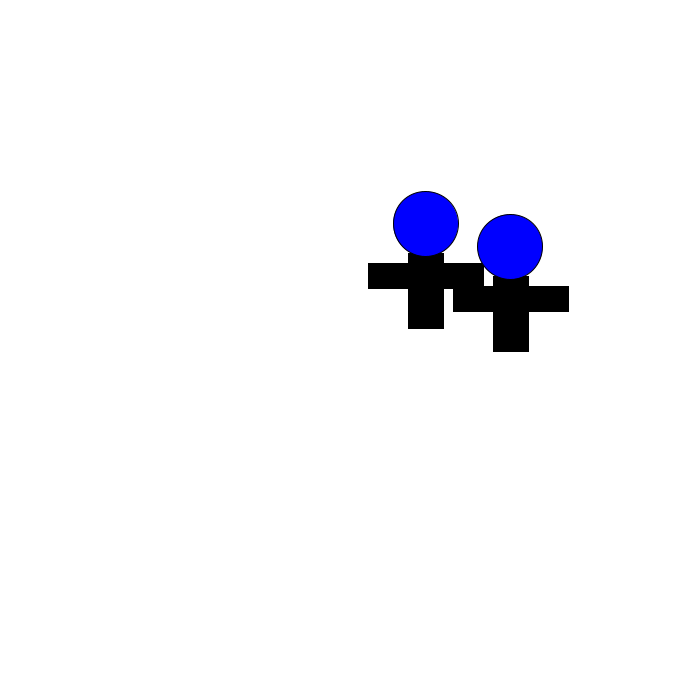
Frame 1 (no input)
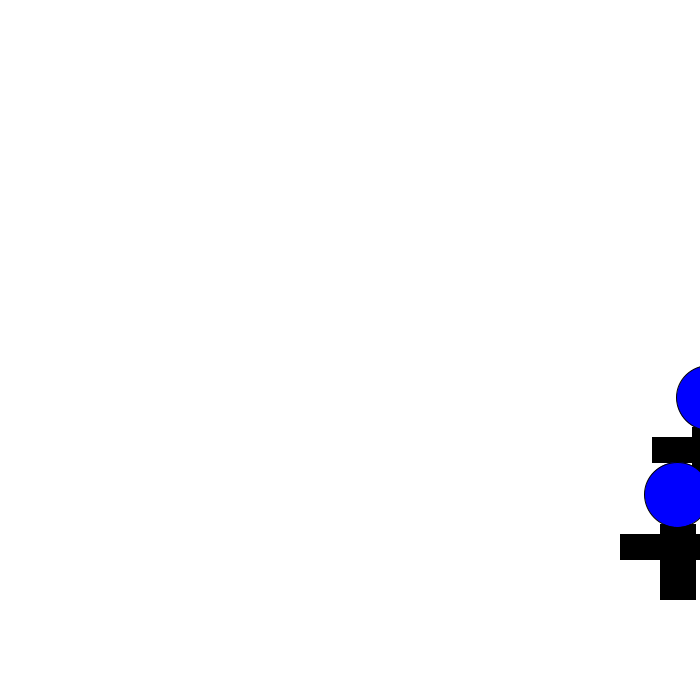
Frame 60 (the mouse pressed at the canvas centre just before this capture)
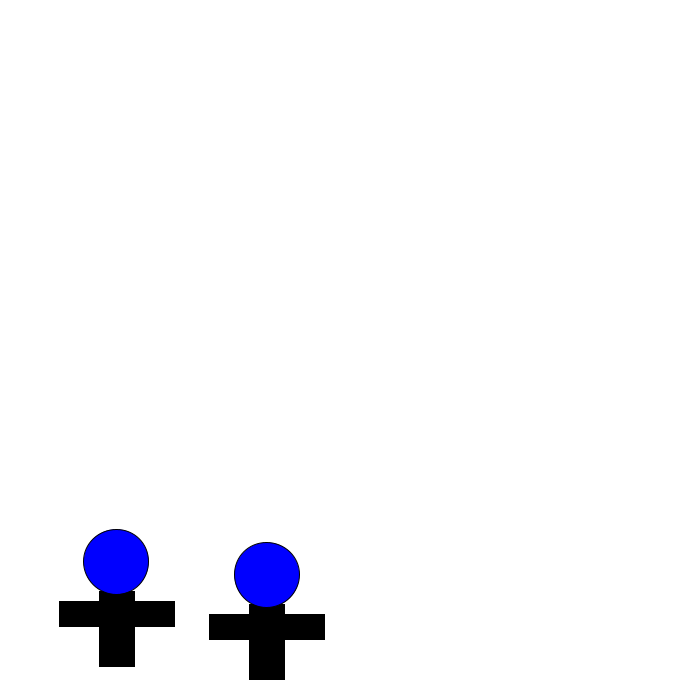
Frame 120 (the mouse held since frame 60 and released just before this capture)

The Processing sketch that drew these frames (run headless with seeded random() and noise(); from frame 60 on, the mouse is pressed at the canvas centre):

// Processing sketch: processing_116616
// ── processing_116616.pde

Robot marcus;
Robot frank;
 
void setup(){
  size(700,700);
  marcus= new Robot();
  frank= new Robot();
    
 }

 
void draw() {
  background(255);
 // robots
  marcus.display();
  marcus.drive();
  frank.display();
  frank.drive();
}
 
class Robot{
  // Data
  color c;
  float xpos;
  float ypos;
  float xspeed;
  float yspeed;
  float w;
  float h;
   
   
  //Constructor
  Robot() {
    c=color(0);
    xpos=random(150,550);
    ypos=random(150,550);
    xspeed=random(1,5);
    yspeed=random(2,6);
    w=15;
    h=15;
  }
  //Functionality
  void display() {
    rectMode(CORNER);
    //body
    fill(c);
    stroke(0);
    rect(xpos,ypos,w+20,h+60);
    // head
    fill(c+255);
    stroke(0);
    ellipse(xpos+17,ypos-30,w+50,h+50);
    fill(c);
    //arms
    rect(xpos-40,ypos+10,w+30,h+10); 
    rect(xpos+30,ypos+10,w+30,h+10); 
  }
   
  void drive() {
    xpos=xpos+xspeed;
    if (xpos>width+30) {
      xpos=0;
    }
    //bounce of robot from top to bottom
  ypos=ypos+yspeed;
  if ((ypos>height-20) || (ypos<50)) {
       yspeed = yspeed * -1;   
  }
}
}
  
